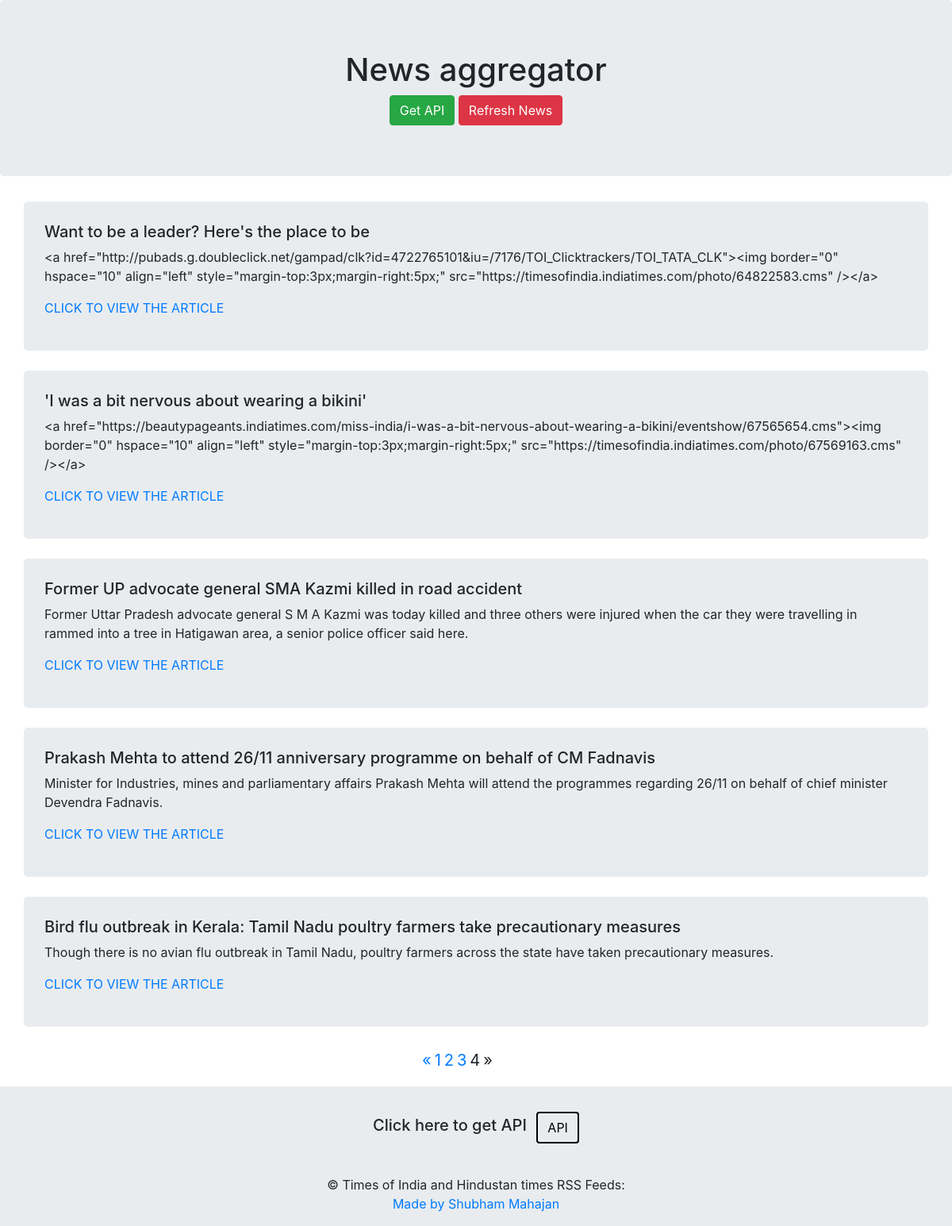
Page /?page=5 on the earlier database version.
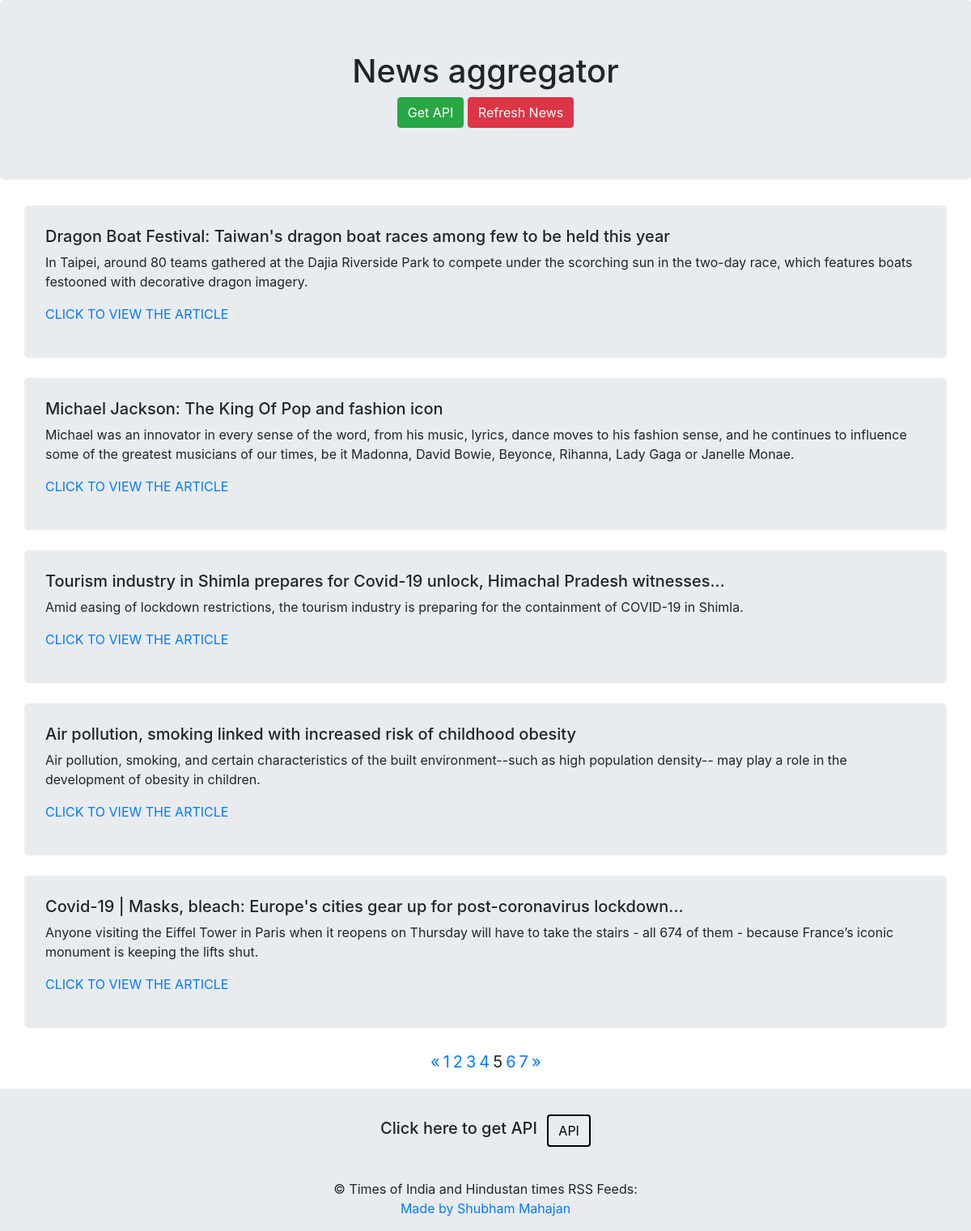
Same page on the later database version.
### myapp/models.py (models this page shows, shortened)
class News(models.Model):
    title = models.TextField(null=True, blank=True)
    description = models.TextField(null=True, blank=True)
    link = models.URLField(max_length=250, null=True, blank=True)
    pubdate = models.CharField(max_length=100, null=True, blank=True)
    news_bool = models.BooleanField(default=False)

### myapp/views.py (the view)
# urls.py: path('', views.index, name='news'),
def index(request):
    qs = News.objects.all()
    page = request.GET.get('page', 1)
    paginator = Paginator(qs, 5)
    try:
        news = paginator.page(page)
    except PageNotAnInteger:
        news = paginator.page(1)
    except EmptyPage:
        news = paginator.page(paginator.num_pages)
    context = {
       'qs': qs,
       'news': news
    }
    return render(request, "news.html", context)

### templates/news.html (shortened to what this page needs)
{% load index %}
<!DOCTYPE html>
<html>
<head>
    <link rel="stylesheet" href="https://maxcdn.bootstrapcdn.com/bootstrap/4.0.0/css/bootstrap.min.css"
>
</head>
<body>
    <div class="jumbotron">
        <center>
            <h1>News aggregator</h1>
            <a href="{% url 'news-api' %}" class="btn btn-success" target="_blank">Get API</a>
            <a href="{% url 'news' %}" class="btn btn-danger">Refresh News</a>
        </center>
    </div>
    <div class="container">
        <div class="row">
            {%for item in news%}
            <div class="col-12 properties">
                <h5>{{item.title}} </h5>
                <p>{{item.description}}</p>
                <p><a href="{{item.link}}" target="_blank">CLICK TO VIEW THE ARTICLE</a></p>
            </div>
            {% endfor %}
            <div class="pagination-div">
                {% if news.has_other_pages %}
                <ul class="pagination ul-style">
                    {% if news.has_previous %}
                    <li class="li-style"><a href="?page={{ news.previous_page_number }}">&laquo;</a></li>
                    {% else %}
                    <li class="disabled li-style"><span>&laquo;</span></li>
                    {% endif %}
                    {% for i in news.paginator.page_range %}
                    {% if news.number == i %}
                    <li class="active li-style"><span>{{ i }} <span class="sr-only">(current)</span></span></li>
                    {% else %}
                    <li class="li-style"><a href="?page={{ i }}">{{ i }}</a></li>
                    {% endif %}
                    {% endfor %}
                    {% if news.has_next %}
                    <li class="li-style"><a href="?page={{ news.next_page_number }}">&raquo;</a></li>
                    {% else %}
                    <li class="disabled li-style"><span>&raquo;</span></li>
                    {% endif %}
                </ul>
                {% endif %}
            </div>
        </div>
    </div>
    <footer class="page-footer font-small unique-color-dark pt-4">
        <div class="container">
            <ul class="list-unstyled list-inline text-center py-2">
                <li class="list-inline-item">
                    <h5 class="mb-1">Click here to get API</h5>
                </li>
                <li class="list-inline-item">
                    <a href="{% url 'news-api' %}" class="btn btn-outline-white btn-rounded" target="_blank">API</a>
                </li>
            </ul>
        </div>
        <div class="footer-copyright text-center py-3">© Times of India and Hindustan times RSS Feeds:
            <br><a href="#"> Made by Shubham Mahajan</a>
        </div>
    </footer>
</body>
</html>

Differences in the rows shown:
removed News: title "Want to be a leader? Here's the place to be", description "<a href=\"http://pubads.g.doubleclick.net/gampad/clk?id=4722765101&iu=/7176/TOI_Clicktrackers/TOI_TATA_CLK\"><img border=\"0\" hspace=\"10\" align=\"left\" style=\"margin-top:3px;margin-right:5px;\" src=\"https://timesofindia.indiatimes.com/photo/64822583.cms\" /></a>"
removed News: title "'I was a bit nervous about wearing a bikini'", description "<a href=\"https://beautypageants.indiatimes.com/miss-india/i-was-a-bit-nervous-about-wearing-a-bikini/eventshow/67565654.cms\"><img border=\"0\" hspace=\"10\" align=\"left\" style=\"margin-top:3px;margin-right:5px;\" src=\"https://timesofindia.indiatimes.com/photo/67569163.cms\" /></a>"
removed News: title "Former UP advocate general SMA Kazmi killed in road accident", description "Former Uttar Pradesh advocate general S M A Kazmi was today killed and three others were injured when the car they were travelling in rammed into a tree in Hatigawan area, a senior police officer said here."
removed News: title "Prakash Mehta to attend 26/11 anniversary programme on behalf of CM Fadnavis", description "Minister for Industries, mines and parliamentary affairs Prakash Mehta will attend the programmes regarding 26/11 on behalf of chief minister Devendra Fadnavis."
removed News: title "Bird flu outbreak in Kerala: Tamil Nadu poultry farmers take precautionary measures", description "Though there is no avian flu outbreak in Tamil Nadu, poultry farmers across the state have taken precautionary measures."
added News: title "Dragon Boat Festival: Taiwan's dragon boat races among few to be held this year", description "In Taipei, around 80 teams gathered at the Dajia Riverside Park to compete under the scorching sun in the two-day race, which features boats festooned with decorative dragon imagery."
added News: title "Michael Jackson: The King Of Pop and fashion icon", description "Michael was an innovator in every sense of the word, from his music, lyrics, dance moves to his fashion sense, and he continues to influence some of the greatest musicians of our times, be it Madonna, David Bowie, Beyonce, Rihanna, Lady Gaga or Janelle Monae."
added News: title "Tourism industry in Shimla prepares for Covid-19 unlock, Himachal Pradesh witnesses...", description "Amid easing of lockdown restrictions, the tourism industry is preparing for the containment of COVID-19 in Shimla."
added News: title "Air pollution, smoking linked with increased risk of childhood obesity", description "Air pollution, smoking, and certain characteristics of the built environment--such as high population density-- may play a role in the development of obesity in children."
added News: title "Covid-19 | Masks, bleach: Europe's cities gear up for post-coronavirus lockdown...", description "Anyone visiting the Eiffel Tower in Paris when it reopens on Thursday will have to take the stairs - all 674 of them - because France’s iconic monument is keeping the lifts shut."
Other differences:
list line gone: "4"
new list line: "4"
new list line: "5"
new list line: "6"
new list line: "7"
